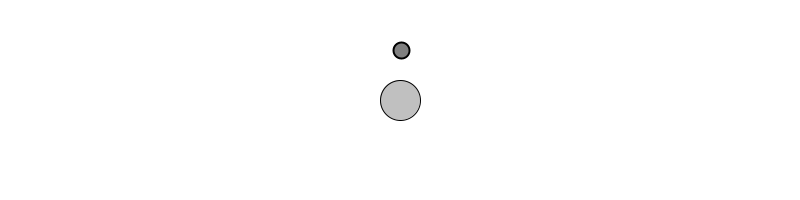
Frame 1 (no input)
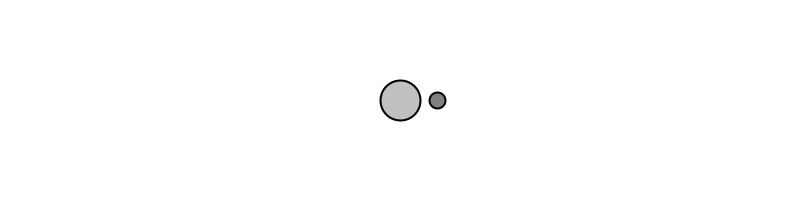
Frame 60 (the mouse pressed at the canvas centre just before this capture)
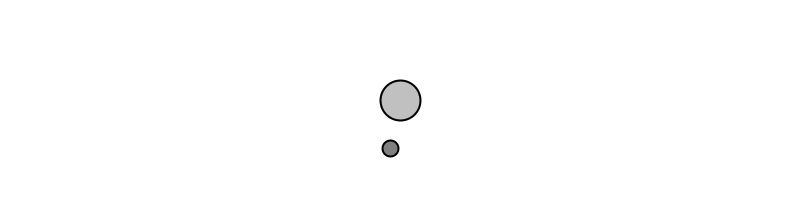
Frame 120 (the mouse held since frame 60 and released just before this capture)

The Processing sketch that drew these frames (run headless with seeded random() and noise(); from frame 60 on, the mouse is pressed at the canvas centre):

// Processing sketch: n2_8_Gravity
// ── n2_8_Gravity.pde
Mover zach;
Attractor dulce;


int frame;

void setup() {
  size(800, 200);
  zach = new Mover();
  dulce = new Attractor();
  
}

void draw() {
  background(255);
  
  PVector force = dulce.attract(zach);
  
  zach.applyForce(force);
  zach.update();
  
  dulce.display();
  zach.display();

}
// ── Attractor.pde
class Attractor {
  float mass;
  PVector location;
  float G;
  
  Attractor() {
    location = new PVector(width/2,height/2);
    mass=20;
    G=1;
  }
  

  PVector attract(Mover m) {
     
     PVector force = PVector.sub(location,m.position);
     float distance = force.mag();
     distance = constrain(distance,5.0,25.0);
     force.normalize();
     
     float strength = (G * mass * m.mass) / (distance * distance);
     
     force.mult(strength);
     
     return force;  
  }
  
  void display() {
    stroke(0);
    fill(175,200);
    ellipse(location.x,location.y,mass*2,mass*2);
  }
  
}
// ── Mover.pde
class Mover {

  PVector position;
  PVector velocity;
  PVector acceleration;
  Float mass;
  
  
  Mover() {

    position = new PVector(400, 50);
    velocity = new PVector(1, 0);
    acceleration = new PVector(0, 0);
    mass = 1.0; 
  }

  void applyForce(PVector force) {
    PVector f = PVector.div(force,mass);
    acceleration.add(f);
  }

  void update() {
    velocity.add(acceleration);
    position.add(velocity);
    acceleration.mult(0);
  }

  void display() {
    stroke(0);
    strokeWeight(2);
    fill(0, 127);
    ellipse(position.x, position.y, 16, 16);
  }

  
}
